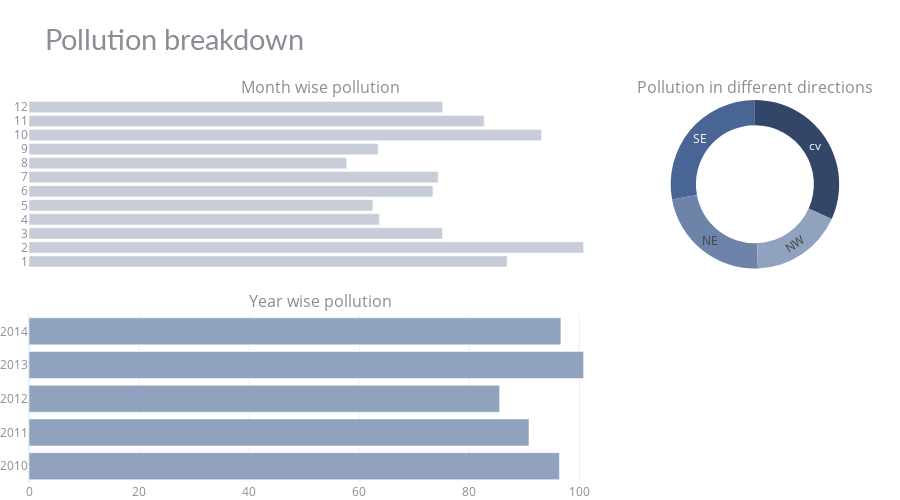

Write notebook code for a chart like this one.
### Code cell
fig = make_subplots(rows=2, cols=2, 
                    specs=[[{"type": "bar"}, {"type": "pie"}],
                           [{"type": "bar"}, {"type": "pie"}]],
                    column_widths=[0.7, 0.3], vertical_spacing=0.12, horizontal_spacing=0.02,
                    subplot_titles=("Month wise pollution", "Pollution in different directions", "Year wise pollution"))


fig.add_trace(go.Bar(x=month_df['pollution'], y=month_df['month'], marker=dict(color= '#c6ccd8'), 
                     name='Family', orientation='h'), 
                     row=1, col=1)

fig.add_trace(go.Pie(values=wind_dir_df['pollution'], labels=wind_dir_df['wnd_dir'], name='Store type',
                     marker=dict(colors=['#334668','#496595','#6D83AA','#91A2BF','#C8D0DF']), hole=0.7,
                     hoverinfo='label+percent+value', textinfo='label'), 
                     row=1, col=2)

fig.add_trace(go.Bar(x=year_df['pollution'], y=year_df['year'], marker=dict(color= '#91A2BF'), 
                     name='Family', orientation='h'), 
                     row=2, col=1)

#fig.add_trace(go.Pie(values=day_df['pollution'], labels=day_df['press'], name='Store type',
#                     marker=dict(colors=['#334668','#496595','#6D83AA','#91A2BF','#C8D0DF']), hole=0.7,
#                     hoverinfo='label+percent+value', textinfo='label'), 
#                     row=2, col=2)

#Styling
fig.update_yaxes(showgrid=False, ticksuffix=' ', categoryorder='total ascending', row=1, col=1)
fig.update_xaxes(visible=False, row=1, col=1)
fig.update_yaxes(tickmode = 'array', tickvals=month_df.month, ticktext=[i for i in range(1,5)], row=1, col=1)
fig.update_yaxes(tickmode = 'array', tickvals=year_df.year, row=2, col=1)
#fig.update_yaxes(visible=False, row=2, col=1)
fig.update_layout(height=500, bargap=0.2,
                  margin=dict(b=0,r=20,l=20), xaxis=dict(tickmode='linear'),
                  title_text="Pollution breakdown",
                  template="plotly_white",
                  title_font=dict(size=29, color='#8a8d93', family="Lato, sans-serif"),
                  font=dict(color='#8a8d93'), 
                  hoverlabel=dict(bgcolor="#f2f2f2", font_size=13, font_family="Lato, sans-serif"),
                  showlegend=False)

### Figure 1 — Plotly figure (JSON) as saved in the notebook; plotly's stock layout.template omitted (floating-point values rounded to 4 significant figures)
{"data": [{"marker": {"color": "#c6ccd8"}, "name": "Family", "orientation": "h", "type": "bar", "x": [108.1, 125.3, 93.45, 79.17, 77.72, 91.29, 92.48, 71.76, 78.89, 115.8, 102.9, 93.47], "xaxis": "x", "y": [1, 2, 3, 4, 5, 6, 7, 8, 9, 10, 11, 12], "yaxis": "y"}, {"domain": {"x": [0.706, 1], "y": [0.56, 1]}, "hole": 0.7, "hoverinfo": "label+percent+value", "labels": ["cv", "SE", "NE", "NW"], "marker": {"colors": ["#334668", "#496595", "#6D83AA", "#91A2BF", "#C8D0DF"]}, "name": "Store type", "textinfo": "label", "type": "pie", "values": [120.2, 105.6, 85.85, 66.92]}, {"marker": {"color": "#91A2BF"}, "name": "Family", "orientation": "h", "type": "bar", "x": [96.36, 90.84, 85.51, 100.8, 96.63], "xaxis": "x2", "y": [2010, 2011, 2012, 2013, 2014], "yaxis": "y2"}], "layout": {"annotations": [{"font": {"size": 16}, "showarrow": false, "text": "Month wise pollution", "x": 0.343, "xanchor": "center", "xref": "paper", "y": 1, "yanchor": "bottom", "yref": "paper"}, {"font": {"size": 16}, "showarrow": false, "text": "Pollution in different directions", "x": 0.853, "xanchor": "center", "xref": "paper", "y": 1, "yanchor": "bottom", "yref": "paper"}, {"font": {"size": 16}, "showarrow": false, "text": "Year wise pollution", "x": 0.343, "xanchor": "center", "xref": "paper", "y": 0.44, "yanchor": "bottom", "yref": "paper"}], "bargap": 0.2, "font": {"color": "#8a8d93"}, "height": 500, "hoverlabel": {"bgcolor": "#f2f2f2", "font": {"family": "Lato, sans-serif", "size": 13}}, "margin": {"b": 0, "l": 20, "r": 20}, "showlegend": false, "title": {"font": {"color": "#8a8d93", "family": "Lato, sans-serif", "size": 29}, "text": "Pollution breakdown"}, "xaxis": {"anchor": "y", "domain": [0, 0.686], "tickmode": "linear", "visible": false}, "xaxis2": {"anchor": "y2", "domain": [0, 0.686]}, "yaxis": {"anchor": "x", "categoryorder": "total ascending", "domain": [0.56, 1], "showgrid": false, "tickmode": "array", "ticksuffix": " ", "ticktext": [1, 2, 3, 4], "tickvals": [1, 2, 3, 4, 5, 6, 7, 8, 9, 10, 11, 12]}, "yaxis2": {"anchor": "x2", "domain": [0, 0.44], "tickmode": "array", "tickvals": [2010, 2011, 2012, 2013, 2014]}}}
